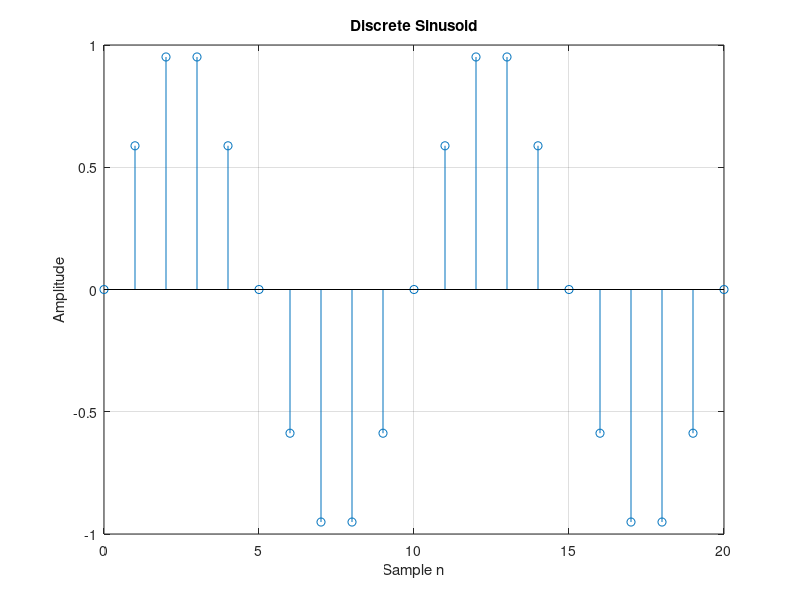

MATLAB code for this plot:
% Stem Plot — Discrete signal
% Visualize a sampled sinusoid as vertical lines with markers.
% Stem is the standard way to display discrete-time signals.
clear
close all

n = 0:20;
y = sin(2 * pi * n / 10);
figure
stem(n, y)
title('Discrete Sinusoid')
xlabel('Sample n')
ylabel('Amplitude')
grid on
